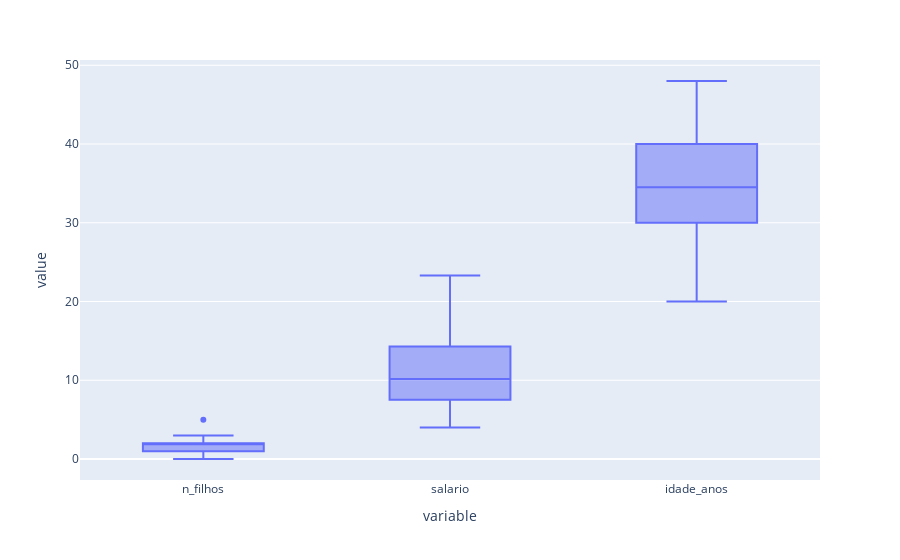

Source (notebook cell):
### Code cell
fig_box = px.box(df, y=['n_filhos', 'salario', 'idade_anos'])
fig_box.show()

### Figure 1 — Plotly figure (JSON) as saved in the notebook; plotly's stock layout.template omitted (floating-point values rounded to 4 significant figures)
{"data": [{"alignmentgroup": "True", "hovertemplate": "variable=%{x}<br>value=%{y}<extra></extra>", "legendgroup": "", "marker": {"color": "#636efa"}, "name": "", "notched": false, "offsetgroup": "", "orientation": "v", "showlegend": false, "type": "box", "x": ["n_filhos", "n_filhos", "n_filhos", "n_filhos", "n_filhos", "n_filhos", "n_filhos", "n_filhos", "n_filhos", "n_filhos", "n_filhos", "n_filhos", "n_filhos", "n_filhos", "n_filhos", "n_filhos", "n_filhos", "n_filhos", "n_filhos", "n_filhos", "n_filhos", "n_filhos", "n_filhos", "n_filhos", "n_filhos", "n_filhos", "n_filhos", "n_filhos", "n_filhos", "n_filhos", "n_filhos", "n_filhos", "n_filhos", "n_filhos", "n_filhos", "n_filhos", "salario", "salario", "salario", "salario", "salario", "salario", "salario", "salario", "salario", "salario", "salario", "salario", "salario", "salario", "salario", "salario", "salario", "salario", "salario", "salario", "salario", "salario", "salario", "salario", "salario", "salario", "salario", "salario", "salario", "salario", "salario", "salario", "salario", "salario", "salario", "salario", "idade_anos", "idade_anos", "idade_anos", "idade_anos", "idade_anos", "idade_anos", "idade_anos", "idade_anos", "idade_anos", "idade_anos", "idade_anos", "idade_anos", "idade_anos", "idade_anos", "idade_anos", "idade_anos", "idade_anos", "idade_anos", "idade_anos", "idade_anos", "idade_anos", "idade_anos", "idade_anos", "idade_anos", "idade_anos", "idade_anos", "idade_anos", "idade_anos", "idade_anos", "idade_anos", "idade_anos", "idade_anos", "idade_anos", "idade_anos", "idade_anos", "idade_anos"], "x0": " ", "xaxis": "x", "y": [null, 1, 2, null, null, 0, null, null, 1, null, 2, null, null, 3, 0, null, 1, 2, null, null, 1, null, null, 0, 2, 2, null, 0, 5, 2, null, 1, 3, null, 2, 3, 4, 4.56, 5.25, 5.73, 6.26, 6.66, 6.86, 7.39, 7.59, 7.44, 8.12, 8.46, 8.74, 8.95, 9.13, 9.35, 9.77, 9.8, 10.53, 10.76, 11.06, 11.59, 12, 12.79, 13.23, 13.6, 13.85, 14.69, 14.71, 15.99, 16.22, 16.61, 17.26, 18.75, 19.4, 23.3, 26, 32, 36, 20, 40, 28, 41, 43, 34, 23, 33, 27, 37, 44, 30, 38, 31, 39, 25, 37, 30, 34, 41, 26, 32, 35, 46, 29, 40, 35, 31, 36, 43, 33, 48, 42], "y0": " ", "yaxis": "y"}], "layout": {"autosize": true, "boxmode": "group", "legend": {"tracegroupgap": 0}, "margin": {"t": 60}, "xaxis": {"anchor": "y", "autorange": true, "domain": [0, 1], "range": [-0.5, 2.5], "title": {"text": "variable"}, "type": "category"}, "yaxis": {"anchor": "x", "autorange": true, "domain": [0, 1], "range": [-2.667, 50.67], "title": {"text": "value"}, "type": "linear"}}}
